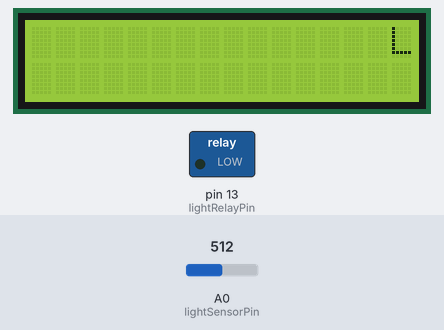
This sketch was run on a simulated Arduino Uno, built with avr-gcc and run on an emulated ATmega328P. Parts: 16×2 character LCD, switched loads named in the sketch (green lamp = pin HIGH). The inputs (shaded band) are chosen by the test bench; at power-on: A0 (lightSensorPin) = 512.

Above: at 10.1 s.
At 13.1 s:
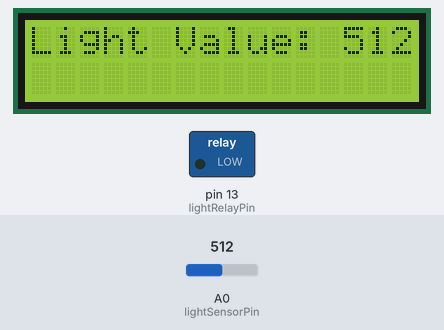
At 16.5 s:
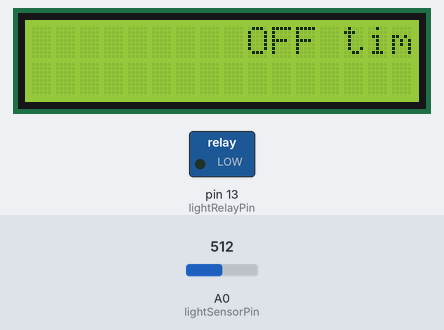
At 23.21 s:
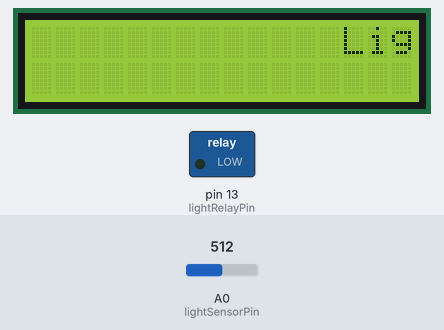
At 28.42 s:
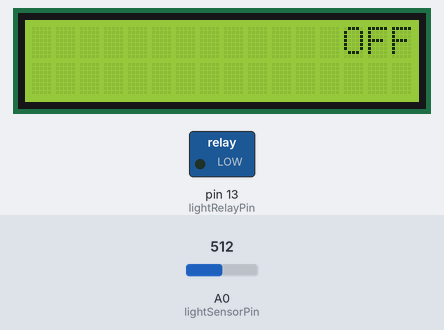
At 33.5 s:
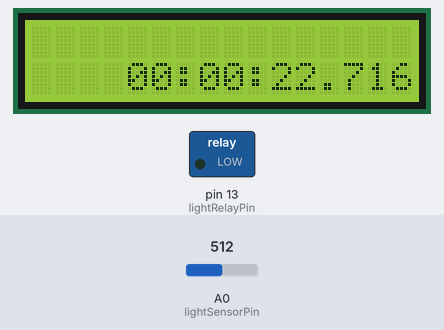

The sketch:

Intelligent_Growing_System.ino
```cpp
#include <LiquidCrystal.h>
#include <SimpleTimer.h>

SimpleTimer timer;                  // Timer Object
LiquidCrystal lcd(12,11,5,4,3,2);   // LCD Object

const int numRows = 2;              // Num of Rows in LCD
const int numCols = 16;             // Num of Cols in LCD
const int lightSensorPin = A0;       // Pin from Light Sensor
const int lightRelayPin = 13;        // Pin to Light Relay
int lightReading;                   // Global Light Value
int lightState = 0;                  // Global Light State
long startTime;                     // Time Articial Light Turned On or Off
long elapsedTime;                   // Time passed since light turned on or off
String lightStatus;                 // String conversion of lightState for output to LCD
String conCat1;
String conCat2;
String conCat3;
String conCat6;
unsigned long time1 = millis();
unsigned long time2;

void setup() {
   Serial.begin(9600);
   timer.setInterval(10000, printLCD);                      // Light Logic every 10 Mins
//   timer.setInterval(2 * 60 * 1000, light);               // LCD Logic every 2 Mins
   timer.setInterval(5000, light);
   pinMode(lightRelayPin, OUTPUT);                          // Relay Pin
   lcd.begin(numCols, numRows);                             // Declares size of LCD
}

void light(){                                                // Called every 10 minutes

      lightState = digitalRead(lightRelayPin);                   // Read current state of light
      lightReading = analogRead(lightSensorPin);                 // Read in Light Sensor

      if ((lightReading < 500) && (lightState == LOW)){          // Light Reading is weak and Light is Off
          digitalWrite(lightRelayPin, HIGH);                     // Turn on Light
          lightState = 1;
          startTime = millis();       // Begin Timer
      } else if ((lightReading > 500) && (lightState == HIGH)){  // Light Reading is high and light is On
         digitalWrite(lightRelayPin, LOW);                       // Turn off Light
         startTime = millis();                                   // Begin Timer
         lightState = 0;
      }
}


void printLCD(){   // Called every 2 minutes
     lcd.clear();
     lcd.autoscroll();
     if (lightState == 1){                                        // Converts binary lightState to On/Off for LCD Output
        lightStatus = "ON";
      }else{
        lightStatus = "OFF";
      }
      elapsedTime=millis() - startTime;
      lcd.setCursor(16,0);
      conCat1 = "Light Value: ";
      conCat2 = conCat1 + lightReading;

      for (int i = 0; i < conCat2.length(); i++){
        lcd.print(conCat2.charAt(i));
        delay(200);
      }
      delay(2000);
      lcd.clear();

      lcd.setCursor(16,0);

      conCat3 = " time:                ";
      conCat6 = lightStatus + conCat3;
      for (int c = 0; c < conCat6.length(); c++){
        lcd.print(conCat6.charAt(c));
        delay(200);
       }
      delay(500);

       print_time(elapsedTime);
}


void print_time(unsigned long t_milli)
{
    char buffer[20];
    int days, hours, mins, secs;
    int fractime;
    unsigned long inttime;

    inttime  = t_milli / 1000;
    fractime = t_milli % 1000;
    // inttime is the total number of number of seconds
    // fractimeis the number of thousandths of a second

    // number of days is total number of seconds divided by 24 divided by 3600
    days     = inttime / (24*3600);
    inttime  = inttime % (24*3600);

    // Now, inttime is the remainder after subtracting the number of seconds
    // in the number of days
    hours    = inttime / 3600;
    inttime  = inttime % 3600;

    // Now, inttime is the remainder after subtracting the number of seconds
    // in the number of days and hours
    mins     = inttime / 60;
    inttime  = inttime % 60;

    // Now inttime is the number of seconds left after subtracting the number
    // in the number of days, hours and minutes. In other words, it is the
    // number of seconds.
    secs = inttime;

    // Don't bother to print days
    sprintf(buffer, "%02d:%02d:%02d.%03d", hours, mins, secs, fractime);
    lcd.print(buffer);
    delay(2000);
}


void loop() {
  // While time2 - time1 (Elapsed Time) < 17 Hours, run the code
  // Else If Elapsed Time <= 24 hours, reset time1 to current millis(), thus running light code again (day cycle)
  // Else If Elapsed time between 17-24 hours, shut off the light
  time2 = millis();
  if (time2 - time1 < 61200000){
    timer.run();
  } else if (time2 - time1 >= 86400000) {
   time1 = millis();
  } else if ((time2 - time1 > 61200000) && (time2 - time1 < 86399999)){
    digitalWrite(lightRelayPin, LOW);
    startTime = millis();
    lightState = 0;
  }


}
```

Measured:
- what the display in image 1 shows lasts 2.2 s, from 13.0 s to 15.2 s
- what the display in image 5 shows lasts 2.0 s, from 33.4 s to 35.4 s
